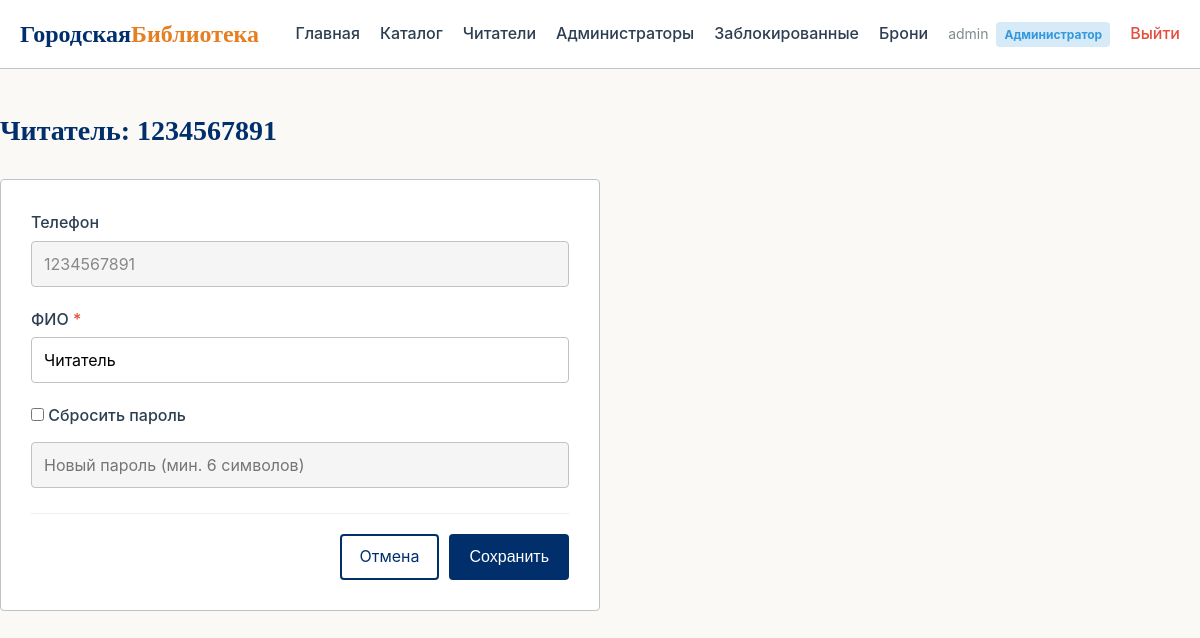
/admin/readers/1/edit (signed in), run on the app's committed database.
### models.py (models this page shows, shortened)
class AuthMixin:
    id = db.Column(db.Integer, primary_key=True)
    full_name = db.Column(db.String(150), nullable=False)
    phone = db.Column(db.String(20), unique=True, nullable=False, index=True)
    password_hash = db.Column(db.String(255), nullable=False)
    must_change_password = db.Column(db.Boolean, default=False)
    failed_attempts = db.Column(db.Integer, default=0)
    is_blocked = db.Column(db.Boolean, default=False)
    last_login = db.Column(db.DateTime, default=datetime.utcnow)
    created_at = db.Column(db.DateTime, default=datetime.utcnow)

class Admin(AuthMixin, UserMixin, db.Model):
    __tablename__ = "admins"
    @property
    def role_label(self) -> str:
        return "Администратор"
    @property
    def is_admin(self) -> bool:
        return True

class Reader(AuthMixin, UserMixin, db.Model):
    __tablename__ = "readers"
    loans = db.relationship("Loan", backref="reader", lazy=True)

### app.py (the view, shortened to what this page needs)
@app.route("/admin/readers/<int:reader_id>/edit", methods=["GET", "POST"])
@admin_required
def admin_user_edit(reader_id: int):
    reader = db.session.get(Reader, reader_id)
    if reader is None:
        abort(404)
    return render_template("admin/user_edit.html", reader=reader)

### app.py (called while the page is built)
@login_manager.user_loader
def load_user(user_id: str):
    if not user_id or "_" not in user_id:
        return None
    kind, raw_id = user_id.split("_", 1)
    try:
        pk = int(raw_id)
    except ValueError:
        return None
    if kind == "admin":
        return db.session.get(Admin, pk)
    if kind == "reader":
        return db.session.get(Reader, pk)
    return None

def admin_required(view):
    @wraps(view)
    def wrapper(*args, **kwargs):
        if not current_user.is_authenticated:
            return redirect(url_for("login"))
        if not current_user.is_admin:
            flash(
                "Доступ запрещён. Требуются права администратора.",
                "danger",
            )
            return redirect(url_for("cabinet"))
        return view(*args, **kwargs)
    return wrapper

### templates/admin/user_edit.html (shortened to what this page needs)
{% extends "base.html" %}
{% block content %}
<div class="container section">
    <h1 class="section__title">Читатель: {{ reader.phone }}</h1>
    <form method="POST"
          action="{{ url_for('admin_user_edit', reader_id=reader.id) }}"
          class="form-card" novalidate>
        <div class="form-group">
            <label>Телефон</label>
            <input type="text" class="form-input"
                   value="{{ reader.phone }}" disabled>
        </div>
        <div class="form-group">
            <label for="full_name">
                ФИО <span class="required">*</span>
            </label>
            <input type="text" id="full_name" name="full_name"
                   class="form-input" required value="{{ reader.full_name }}">
        </div>
        <div class="form-group">
            <label>
                <input type="checkbox" name="reset_password" value="1"
                       onchange="document.getElementById('new_password').disabled = !this.checked;">
                Сбросить пароль
            </label>
            <input type="text" id="new_password" name="new_password"
                   class="form-input" minlength="6" disabled
                   placeholder="Новый пароль (мин. 6 символов)"
                   style="margin-top:8px;">
        </div>
        <div class="form-actions">
            <a href="{{ url_for('admin_users') }}" class="btn btn--secondary">
                Отмена
            </a>
            <button type="submit" class="btn">Сохранить</button>
        </div>
    </form>
</div>
{% endblock %}

### templates/base.html (shortened to what this page needs)
<!DOCTYPE html>
<html lang="ru">
<head>
    <link rel="stylesheet" href="{{ url_for('static', filename='style.css') }}">
</head>
<body>
<header class="header">
    <div class="container header__container">
        <a href="{{ url_for('index') }}" class="logo">
            Городская<span>Библиотека</span>
        </a>
        <nav class="nav">
            <a href="{{ url_for('index') }}"
               class="nav__link {% if request.endpoint == 'index' %}active{% endif %}">
                Главная
            </a>
            <a href="{{ url_for('catalog') }}"
               class="nav__link {% if request.endpoint == 'catalog' %}active{% endif %}">
                Каталог
            </a>
            {% if current_user.is_authenticated %}
                {% if current_user.is_admin %}
                    <a href="{{ url_for('admin_users') }}"
                       class="nav__link {% if request.endpoint == 'admin_users' %}active{% endif %}">
                        Читатели
                    </a>
                    <a href="{{ url_for('admin_admins') }}"
                       class="nav__link {% if request.endpoint == 'admin_admins' %}active{% endif %}">
                        Администраторы
                    </a>
                    <a href="{{ url_for('admin_blocked') }}"
                       class="nav__link {% if request.endpoint == 'admin_blocked' %}active{% endif %}">
                        Заблокированные
                    </a>
                    <a href="{{ url_for('admin_loans') }}"
                       class="nav__link {% if request.endpoint == 'admin_loans' %}active{% endif %}">
                        Брони
                    </a>
                {% else %}
                    <a href="{{ url_for('cabinet') }}"
                       class="nav__link {% if request.endpoint == 'cabinet' %}active{% endif %}">
                        Кабинет
                    </a>
                {% endif %}
                <span class="nav__user">
                    {{ current_user.full_name }}
                    <span class="badge badge--info">{{ current_user.role_label }}</span>
                </span>
                <a href="{{ url_for('logout') }}"
                   class="nav__link" style="color:#E74C3C;">Выйти</a>
            {% endif %}
        </nav>
    </div>
</header>
<main>
    {% block content %}{% endblock %}
</main>
</body>
</html>

### static/style.css (style rules this page uses)
:root { --primary-color: #002F6C; --primary-hover: #001A4D; --accent-color: #E67E22; --bg-color: #FAF9F6; --text-color: #2C3E50; --border-color: #BDC3C7; --danger-color: #E74C3C; --success-color: #2ECC71; --warning-color: #F39C12; --info-color: #3498DB; }
* { box-sizing: border-box; margin: 0; padding: 0; }
body { font-family: -apple-system, BlinkMacSystemFont, "Segoe UI", Roboto, Helvetica, Arial, sans-serif; background-color: var(--bg-color); color: var(--text-color); line-height: 1.6; }
h1, h2, h3, h4 { font-family: Georgia, "Times New Roman", serif; font-weight: bold; color: var(--primary-color); }
.container { max-width: 1200px; margin: 0 auto; padding: 0 20px; }
.header { background-color: #fff; border-bottom: 1px solid var(--border-color); padding: 15px 0; }
.header__container { display: flex; justify-content: space-between; align-items: center; flex-wrap: wrap; gap: 15px; }
.logo { font-size: 24px; font-family: Georgia, serif; font-weight: bold; color: var(--primary-color); text-decoration: none; }
.logo span { color: var(--accent-color); }
.nav { display: flex; align-items: center; gap: 20px; flex-wrap: wrap; }
.nav__link { text-decoration: none; color: var(--text-color); font-weight: 500; transition: color 0.2s ease; }
.nav__user { font-size: 14px; color: #7f8c8d; display: inline-flex; align-items: center; gap: 8px; }
.btn { display: inline-block; background-color: var(--primary-color); color: #fff; border: none; padding: 10px 20px; font-size: 16px; border-radius: 4px; cursor: pointer; text-decoration: none; text-align: center; transition: background-color 0.2s ease; }
.btn--secondary { background-color: transparent; color: var(--primary-color); border: 2px solid var(--primary-color); padding: 8px 18px; }
.form-input { width: 100%; padding: 12px; border: 1px solid var(--border-color); border-radius: 4px; font-size: 16px; background-color: #fff; font-family: inherit; }
.form-input:disabled { background: #f5f5f5; color: #888; }
.form-group { margin-bottom: 20px; }
.form-group label { display: block; margin-bottom: 5px; font-weight: 500; }
.required { color: var(--danger-color); }
.form-card { background: #fff; border: 1px solid var(--border-color); border-radius: 4px; padding: 30px; max-width: 600px; }
.form-actions { display: flex; justify-content: flex-end; gap: 10px; margin-top: 25px; padding-top: 20px; border-top: 1px solid #eee; }
.section { padding: 40px 0; }
.section__title { font-size: 28px; margin-bottom: 25px; }
.badge { display: inline-block; padding: 3px 8px; font-size: 12px; border-radius: 4px; font-weight: bold; width: fit-content; white-space: nowrap; }
.badge--info { background-color: rgba(52, 152, 219, 0.2); color: var(--info-color); }

### data on the page
Admin: full_name "admin"
Reader: phone "1234567891", full_name "Читатель"

### other printed values
{{ current_user.role_label }} "Администратор"
